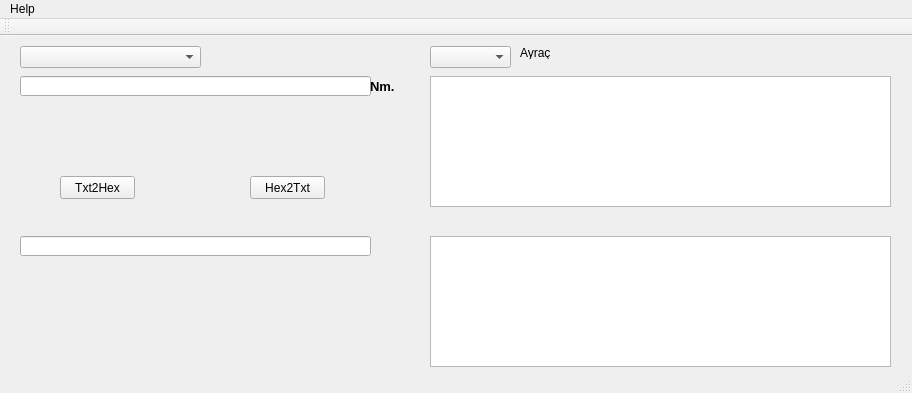
<?xml version="1.0" encoding="UTF-8"?>
<ui version="4.0">
 <class>MainWindow</class>
 <widget class="QMainWindow" name="MainWindow">
  <property name="geometry">
   <rect>
    <x>0</x>
    <y>0</y>
    <width>912</width>
    <height>393</height>
   </rect>
  </property>
  <property name="sizePolicy">
   <sizepolicy hsizetype="Preferred" vsizetype="Preferred">
    <horstretch>0</horstretch>
    <verstretch>0</verstretch>
   </sizepolicy>
  </property>
  <property name="minimumSize">
   <size>
    <width>912</width>
    <height>393</height>
   </size>
  </property>
  <property name="maximumSize">
   <size>
    <width>912</width>
    <height>393</height>
   </size>
  </property>
  <property name="windowTitle">
   <string>ReDkIt Txt2Hex Converter V2.2</string>
  </property>
  <widget class="QWidget" name="centralWidget">
   <widget class="QPushButton" name="pushButton">
    <property name="geometry">
     <rect>
      <x>60</x>
      <y>140</y>
      <width>75</width>
      <height>23</height>
     </rect>
    </property>
    <property name="text">
     <string>Txt2Hex</string>
    </property>
   </widget>
   <widget class="QPushButton" name="pushButton_2">
    <property name="geometry">
     <rect>
      <x>250</x>
      <y>140</y>
      <width>75</width>
      <height>23</height>
     </rect>
    </property>
    <property name="text">
     <string>Hex2Txt</string>
    </property>
   </widget>
   <widget class="QLineEdit" name="lineEdit">
    <property name="geometry">
     <rect>
      <x>20</x>
      <y>40</y>
      <width>351</width>
      <height>20</height>
     </rect>
    </property>
    <property name="font">
     <font>
      <family>Arial</family>
      <weight>75</weight>
      <bold>true</bold>
     </font>
    </property>
    <property name="locale">
     <locale language="Russian" country="Russia"/>
    </property>
   </widget>
   <widget class="QLineEdit" name="lineEdit_2">
    <property name="geometry">
     <rect>
      <x>20</x>
      <y>200</y>
      <width>351</width>
      <height>20</height>
     </rect>
    </property>
    <property name="font">
     <font>
      <family>Arial</family>
     </font>
    </property>
    <property name="locale">
     <locale language="Russian" country="Russia"/>
    </property>
   </widget>
   <widget class="QLabel" name="label">
    <property name="geometry">
     <rect>
      <x>370</x>
      <y>40</y>
      <width>46</width>
      <height>20</height>
     </rect>
    </property>
    <property name="font">
     <font>
      <pointsize>10</pointsize>
      <weight>75</weight>
      <bold>true</bold>
     </font>
    </property>
    <property name="text">
     <string>Nm.</string>
    </property>
   </widget>
   <widget class="QComboBox" name="comboBox">
    <property name="geometry">
     <rect>
      <x>20</x>
      <y>10</y>
      <width>181</width>
      <height>22</height>
     </rect>
    </property>
   </widget>
   <widget class="QTextEdit" name="HusamettinEdit_1">
    <property name="geometry">
     <rect>
      <x>430</x>
      <y>40</y>
      <width>461</width>
      <height>131</height>
     </rect>
    </property>
   </widget>
   <widget class="QTextEdit" name="HusamettinEdit_2">
    <property name="geometry">
     <rect>
      <x>430</x>
      <y>200</y>
      <width>461</width>
      <height>131</height>
     </rect>
    </property>
   </widget>
   <widget class="QComboBox" name="comboBox_ayrac">
    <property name="geometry">
     <rect>
      <x>430</x>
      <y>10</y>
      <width>81</width>
      <height>22</height>
     </rect>
    </property>
   </widget>
   <widget class="QLabel" name="label_2">
    <property name="geometry">
     <rect>
      <x>520</x>
      <y>10</y>
      <width>47</width>
      <height>13</height>
     </rect>
    </property>
    <property name="text">
     <string>Ayraç</string>
    </property>
   </widget>
  </widget>
  <widget class="QMenuBar" name="menuBar">
   <property name="geometry">
    <rect>
     <x>0</x>
     <y>0</y>
     <width>912</width>
     <height>21</height>
    </rect>
   </property>
   <widget class="QMenu" name="menuHelp">
    <property name="title">
     <string>Help</string>
    </property>
    <addaction name="actionAbout"/>
   </widget>
   <addaction name="menuHelp"/>
  </widget>
  <widget class="QToolBar" name="mainToolBar">
   <attribute name="toolBarArea">
    <enum>TopToolBarArea</enum>
   </attribute>
   <attribute name="toolBarBreak">
    <bool>false</bool>
   </attribute>
  </widget>
  <widget class="QStatusBar" name="statusBar"/>
  <action name="actionAbout">
   <property name="text">
    <string>About</string>
   </property>
  </action>
 </widget>
 <layoutdefault spacing="6" margin="11"/>
 <resources/>
 <connections/>
</ui>
